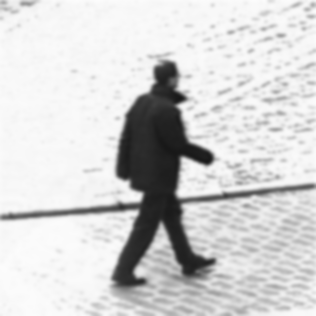
#> input picture cpp/planarcut/examples/pics/walk.ppm, 316 x 316 px
$ python laplacian.py ../cpp/planarcut/examples/pics/walk.ppm   (older library calls are emulated)
#> lines starting #> are read from the running program, lines starting #| are printed output that depends on the picture
#> in LaplacianShow, img is the input picture: shape (316, 316); min 23, max 252, mean 210.5
import cv2
import numpy as np
import sys


UPKEY=2490368
DOWNKEY=2621440
LEFTKEY=2424832
RIGHTKEY=2555904
AKEY=97
SKEY=115


GAUSSIANBLUR=1
MEDIABLUR=2
COMMONBLUR=3

SMOOTHTYPE=[GAUSSIANBLUR,MEDIABLUR,COMMONBLUR]
SMOOTHNAME=['GAUSSIANBLUR','MEDIABLUR','COMMONBLUR']


def key_usage():
	sys.stdout.write('UP to increase x weight\n')
	sys.stdout.write('DOWN to decrease x weight\n')
	sys.stdout.write('LEFT  RIGHT to change y weight\n')
	return

class BlurArgs:
	def __init__(self):
		self.num = 5
		self.flt = 1.5
		self.typesmooth = SMOOTHTYPE[0]
		self.typeint = 0
		self.lap = 1
		return

	def incnum(self):
		self.num += 1
		return

	# [5 lines left out: function decnum, not called in this run]

	def incflt(self):
		self.flt *= 1.1
		return

	def decflt(self):
		self.flt *= 0.9
		return

	# [11 lines left out: functions inctype, dectype, not called in this run]

	def inclap(self):
		self.lap += 2
		return

	# [5 lines left out: function declap, not called in this run]

	def name(self):
		typestr = SMOOTHNAME[self.typeint]
		return 'num %d type %s flt %f'%(self.num,typestr,self.flt)


def LaplacianImage(img,args):
	dst = cv2.Laplacian(img,cv2.CV_16S,args.lap)
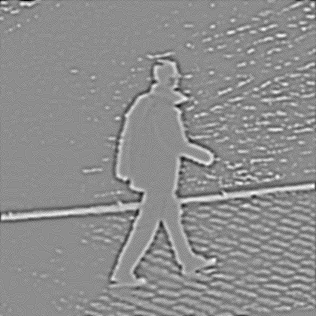
#> dst: shape (316, 316) int16; min -36, max 29, mean 0; drawn with min black and max white
	return cv2.convertScaleAbs(dst)
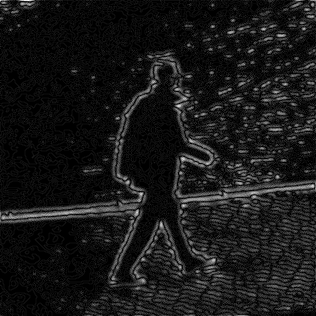
#> returned value: shape (316, 316); min 0, max 36, mean 3.4; drawn with min black and max white

# [11 lines left out: function FilterSmooth, not called in this run]


def LaplacianShow(infile):
	try:
		img = cv2.imread(infile,0)
		assert(len(img.shape) >=2)
	except:
		sys.stderr.write('can not open %s as picture\n'%(infile))
		sys.exit(3)
	args = BlurArgs()
	key_usage()
	args.num = 2
	args.flt = 1.0
	#simg = FilterSmooth(img,args)
	simg = img
	while True:
		dst = LaplacianImage(simg,args)
		name = args.name()
		cv2.imshow(name,dst)
		k = cv2.waitKey(0)
#> (key Esc is pressed here)
		cv2.destroyAllWindows()
		if k not in [UPKEY,RIGHTKEY,LEFTKEY,DOWNKEY,AKEY,SKEY]:
			sys.stdout.write('k %d'%(k))
			break
		if k == UPKEY :
			args.incnum()
		elif k == DOWNKEY :
			args.decnum()
		elif k == LEFTKEY:
			args.incflt()
		elif k == RIGHTKEY:
			args.decflt()
		elif k == AKEY:
			args.inctype()
		elif k == SKEY:
			args.dectype()
	return

def main():
	if len(sys.argv) < 2:
		sys.stderr.write('%s infile to erode'%(sys.argv[0]))
		sys.exit(3)
	LaplacianShow(sys.argv[1])

if __name__ == '__main__':
	main()
